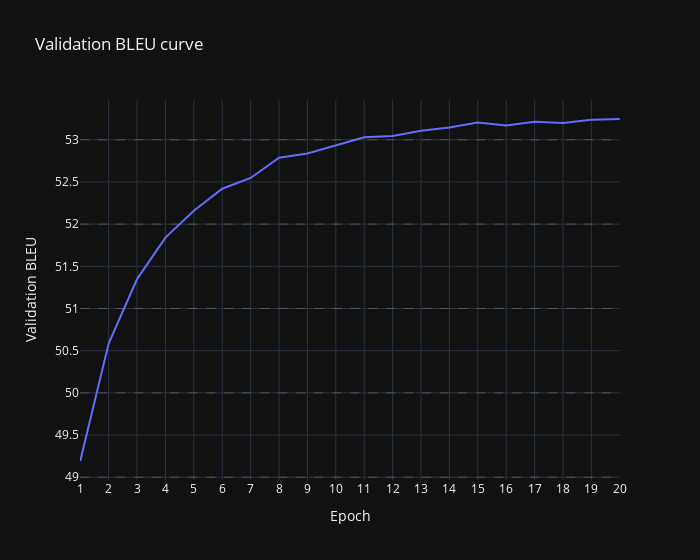

The notebook cell saved with this chart:
### Markdown cell above
### Experiment 2: Cosine

### Code cell
losses = [
    49.1924, 50.5837, 51.3486, 51.8397, 52.1582, 52.4192, 52.5472,
    52.7878, 52.8375, 52.9348, 53.0293, 53.0442, 53.1071, 53.1462,
    53.2052, 53.1698, 53.2126, 53.1987, 53.2357, 53.2459
]
scale_values = [i for i in range(49, 54, 1)]
plot_training_evolution_curve(losses, scale_values)

### Figure 1 — Plotly figure (JSON) as saved in the notebook; plotly's stock layout.template omitted (floating-point values rounded to 4 significant figures)
{"data": [{"mode": "lines", "name": "Validation BLEU", "x": [1, 2, 3, 4, 5, 6, 7, 8, 9, 10, 11, 12, 13, 14, 15, 16, 17, 18, 19, 20], "y": [49.19, 50.58, 51.35, 51.84, 52.16, 52.42, 52.55, 52.79, 52.84, 52.93, 53.03, 53.04, 53.11, 53.15, 53.21, 53.17, 53.21, 53.2, 53.24, 53.25], "type": "scatter"}], "layout": {"shapes": [{"line": {"color": "gray", "dash": "dash", "width": 0.5}, "type": "line", "x0": 1, "x1": 20, "y0": 49, "y1": 49}, {"line": {"color": "gray", "dash": "dash", "width": 0.5}, "type": "line", "x0": 1, "x1": 20, "y0": 50, "y1": 50}, {"line": {"color": "gray", "dash": "dash", "width": 0.5}, "type": "line", "x0": 1, "x1": 20, "y0": 51, "y1": 51}, {"line": {"color": "gray", "dash": "dash", "width": 0.5}, "type": "line", "x0": 1, "x1": 20, "y0": 52, "y1": 52}, {"line": {"color": "gray", "dash": "dash", "width": 0.5}, "type": "line", "x0": 1, "x1": 20, "y0": 53, "y1": 53}], "xaxis": {"title": {"text": "Epoch"}, "dtick": 1}, "yaxis": {"title": {"text": "Validation BLEU"}}, "title": {"text": "Validation BLEU curve"}, "width": 700}}
